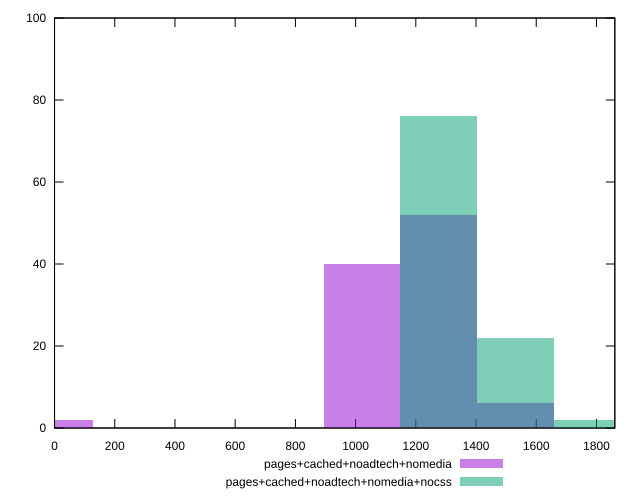

This chart was generated by the following gnuplot code:
reset

$pagesCachedNoadtechNomedia <<EOF
1276.3466357327768 52
1021.0773085862214 40
1531.615962879332 6
0 2
EOF

$pagesCachedNoadtechNomediaNocss <<EOF
1786.8852900258876 2
1276.3466357327768 76
1531.615962879332 22
EOF

set key outside below
set boxwidth 255.26932714655536
set xrange [0:1861]
set yrange [0:100]
set trange [0:100]
set style fill transparent solid 0.5 noborder
set terminal svg size 640, 500 enhanced background rgb 'white'
set output "report_00015_2021-02-09T16-11-33.973Z/uses-rel-preload/comparison/histogram/3_vs_4.svg"

plot $pagesCachedNoadtechNomedia title "pages+cached+noadtech+nomedia" with boxes, \
     $pagesCachedNoadtechNomediaNocss title "pages+cached+noadtech+nomedia+nocss" with boxes

reset
